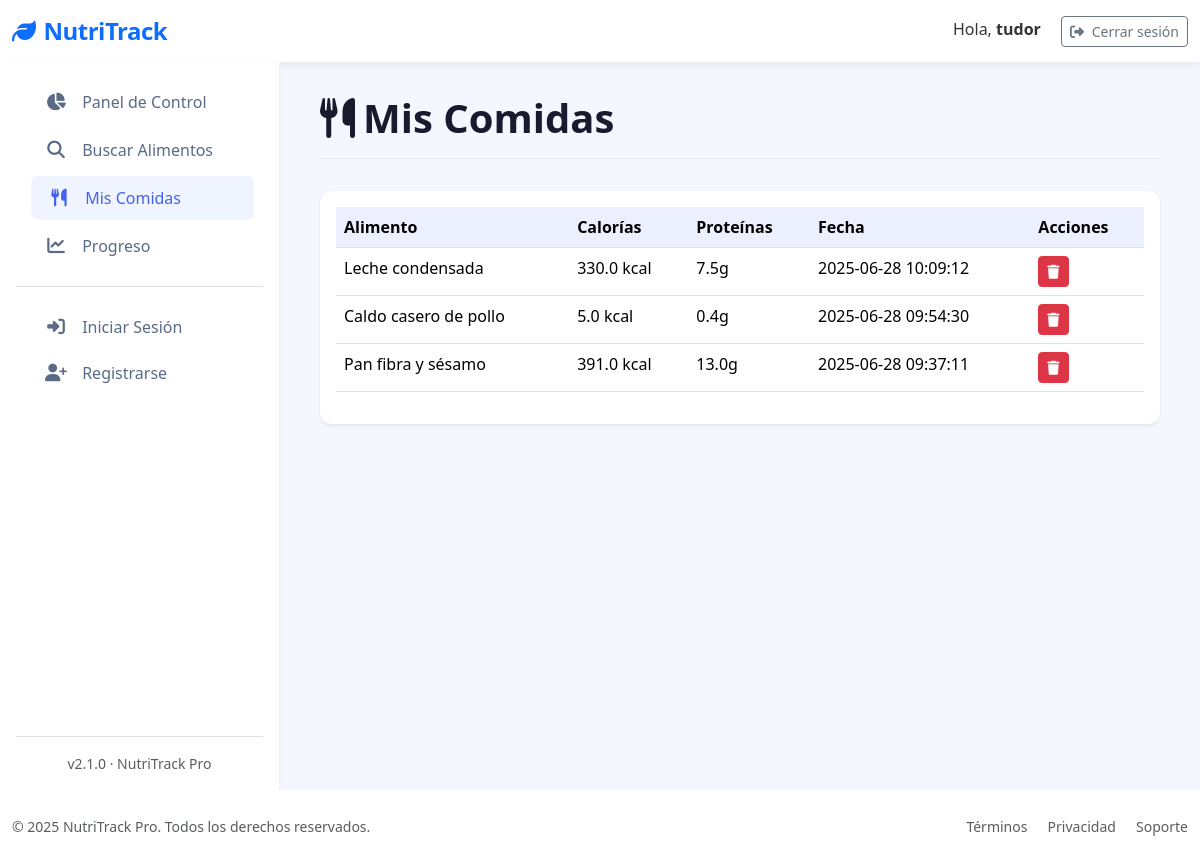
/mis-comidas (signed in), run on an earlier commit of the app's database.
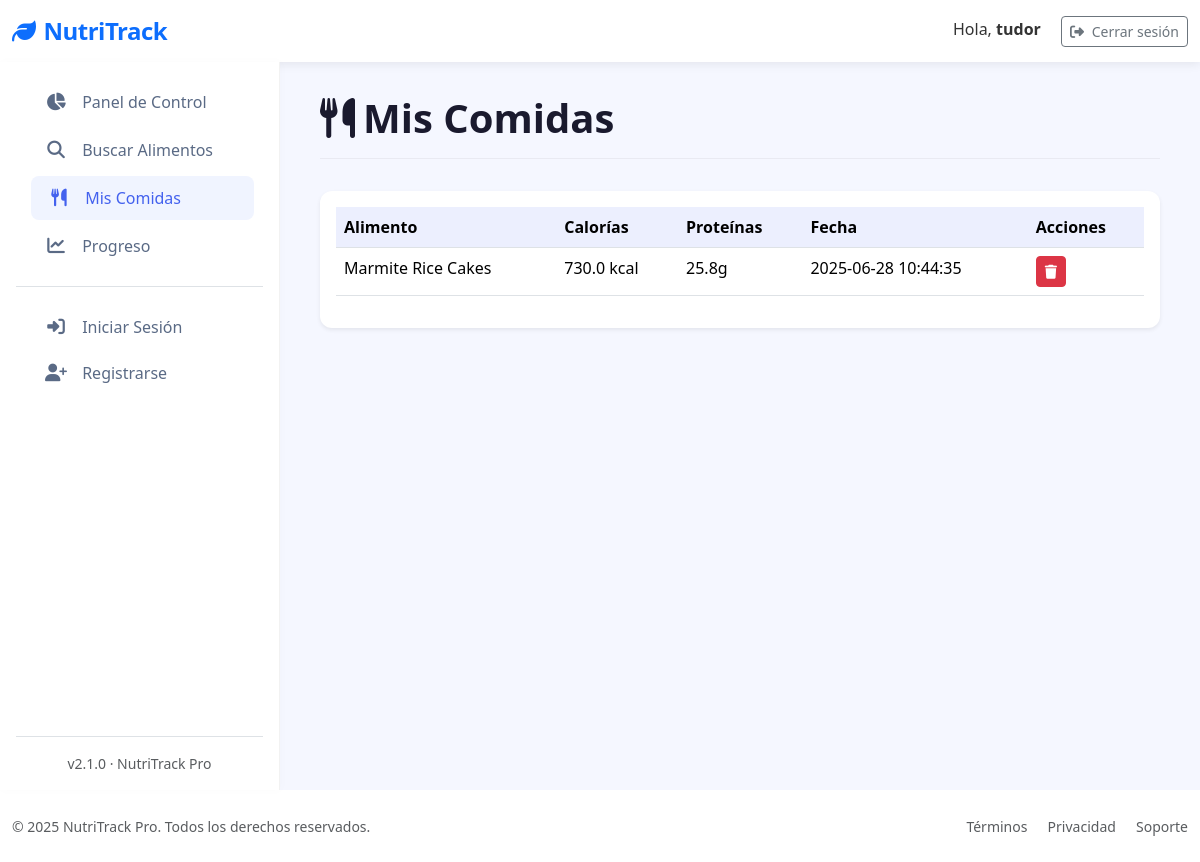
And on a later commit of the database.
### tables this page shows
CREATE TABLE food_entries (
        id INTEGER PRIMARY KEY AUTOINCREMENT,
        user_id INTEGER NOT NULL,
        food_name TEXT NOT NULL,
        calories REAL,
        proteins REAL,
        fats REAL,
        carbs REAL,
        date TIMESTAMP DEFAULT CURRENT_TIMESTAMP,
        FOREIGN KEY (user_id) REFERENCES loggin(id)
    );

### app/controllers/MyfoodsController.py (the view)
@app.route('/mis-comidas')
@login_required
def mis_comidas():
    with get_db_cursor() as cur:
        cur.execute("""
            SELECT id, food_name, calories, proteins, date
            FROM food_entries
            WHERE user_id = ?
            ORDER BY date DESC
        """, (current_user.id,))
        comidas = cur.fetchall()
    return render_template('Myfoods/mis_comidas.html', comidas=comidas)

### app/__init__.py (called while the page is built)
@login_manager.user_loader
def load_user(user_id):
    return User.get_by_id(user_id)

### app/conexion.py (called while the page is built)
@contextmanager
def get_db_connection():
    conn = sqlite3.connect(DATABASE)
    conn.row_factory = sqlite3.Row  # Esto permite acceso como diccionario
    try:
        yield conn
    finally:
        conn.close()

@contextmanager
def get_db_cursor():
    with get_db_connection() as conn:
        cursor = conn.cursor()
        try:
            yield cursor
            conn.commit()
        except:
            conn.rollback()
            raise

### app/models/LoginGoogleModel.py (called while the page is built)
    @staticmethod
    def get_by_id(user_id):
        with get_db_cursor() as cur:
            cur.execute("SELECT * FROM loggin WHERE id = ?", (user_id,))
            user = cur.fetchone()
            if user:
                return User(
                    id=user['id'],
                    username=user['username'],
                    email=user['email'] if 'email' in user.keys() else None,
                    google_id=user['google_id'] if 'google_id' in user.keys() else None
                )
        return None

### app/templates/Myfoods/mis_comidas.html (shortened to what this page needs)
{% extends "base.html" %}
{% block section %}
<div class="page-header">
  <h1 class="page-title">
    <i class="fas fa-utensils me-2"></i>Mis Comidas
  </h1>
</div>
<div class="card border-0 shadow-sm">
  <div class="card-body">
    {% if comidas %}
    <div class="table-responsive">
      <table class="table table-hover">
        <thead>
          <tr>
            <th>Alimento</th>
            <th>Calorías</th>
            <th>Proteínas</th>
            <th>Fecha</th>
            <th>Acciones</th>
          </tr>
        </thead>
        <tbody>
          {% for comida in comidas %}
          <tr>
            <td>{{ comida['food_name'] }}</td>
            <td>{{ comida['calories'] }} kcal</td>
            <td>{{ comida['proteins'] }}g</td>
            <td>{{ comida['date'] }}</td>
            <td>
              <form method="POST" action="{{ url_for('eliminar_comida', comida_id=comida['id']) }}">
                <button type="submit" class="btn btn-sm btn-danger">
                  <i class="fas fa-trash"></i>
                </button>
              </form>
            </td>
          </tr>
          {% endfor %}
        </tbody>
      </table>
    </div>
    {% else %}
    <div class="text-center py-5">
      <i class="fas fa-utensils fa-3x text-muted mb-3"></i>
      <h5 class="fw-medium">No hay comidas registradas</h5>
      <p class="text-muted">Busca y añade alimentos para verlos aquí.</p>
    </div>
    {% endif %}
  </div>
</div>
{% endblock %}

What changed in the data, as far as the page shows it:
removed food_entries: food_name "Leche condensada", calories "330.0", proteins "7.5", date "2025-06-28 10:09:12"
removed food_entries: food_name "Caldo casero de pollo", calories "5.0", proteins "0.4", date "2025-06-28 09:54:30"
removed food_entries: food_name "Pan fibra y sésamo", calories "391.0", proteins "13.0", date "2025-06-28 09:37:11"
added food_entries: food_name "Marmite Rice Cakes", calories "730.0", proteins "25.8", date "2025-06-28 10:44:35"
